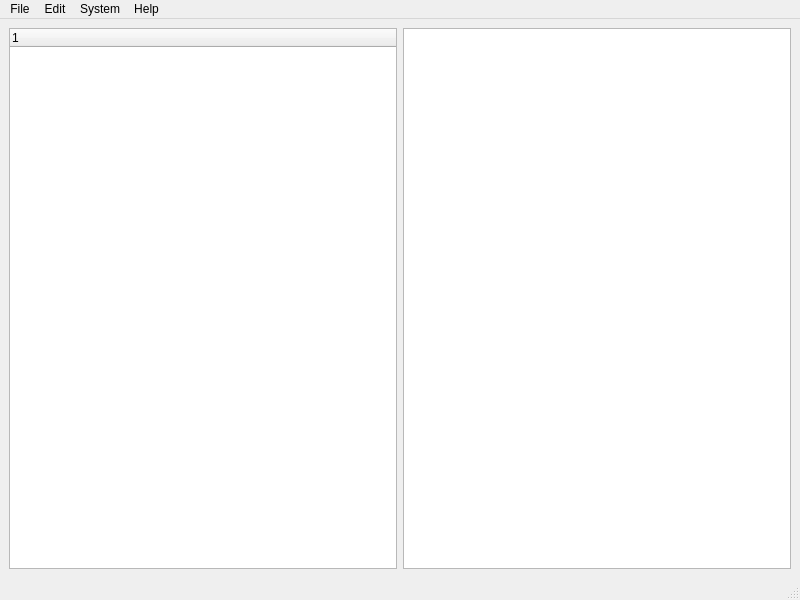
<?xml version="1.0" encoding="UTF-8"?>
<ui version="4.0">
 <class>GloxiniaConfigurator</class>
 <widget class="QMainWindow" name="GloxiniaConfigurator">
  <property name="geometry">
   <rect>
    <x>0</x>
    <y>0</y>
    <width>800</width>
    <height>600</height>
   </rect>
  </property>
  <property name="windowTitle">
   <string>GloxiniaConfigurator</string>
  </property>
  <widget class="QWidget" name="centralwidget">
   <layout class="QHBoxLayout" name="horizontalLayout">
    <item>
     <widget class="QTreeWidget" name="treeWidget">
      <column>
       <property name="text">
        <string notr="true">1</string>
       </property>
      </column>
     </widget>
    </item>
    <item>
     <widget class="QListView" name="listView"/>
    </item>
   </layout>
  </widget>
  <widget class="QMenuBar" name="menubar">
   <property name="geometry">
    <rect>
     <x>0</x>
     <y>0</y>
     <width>800</width>
     <height>22</height>
    </rect>
   </property>
   <widget class="QMenu" name="menuFile">
    <property name="title">
     <string>File</string>
    </property>
    <addaction name="actionOpen"/>
    <addaction name="actionSave"/>
    <addaction name="separator"/>
    <addaction name="actionExit"/>
   </widget>
   <widget class="QMenu" name="menuEdit">
    <property name="title">
     <string>Edit</string>
    </property>
    <addaction name="actionAdd_sensor"/>
    <addaction name="actionAdd_module"/>
    <addaction name="actionEdit_sensor"/>
    <addaction name="actionEdit_system"/>
   </widget>
   <widget class="QMenu" name="menuSystem">
    <property name="title">
     <string>System</string>
    </property>
    <widget class="QMenu" name="menuPort_selection">
     <property name="title">
      <string>Port selection</string>
     </property>
    </widget>
    <addaction name="actionConnect"/>
    <addaction name="actionUpdate"/>
    <addaction name="actionDisconnect"/>
    <addaction name="actionConfigure"/>
    <addaction name="menuPort_selection"/>
   </widget>
   <widget class="QMenu" name="menuHelp">
    <property name="title">
     <string>Help</string>
    </property>
   </widget>
   <addaction name="menuFile"/>
   <addaction name="menuEdit"/>
   <addaction name="menuSystem"/>
   <addaction name="menuHelp"/>
  </widget>
  <widget class="QStatusBar" name="statusbar"/>
  <action name="actionOpen">
   <property name="text">
    <string>Open</string>
   </property>
  </action>
  <action name="actionSave">
   <property name="text">
    <string>Save</string>
   </property>
  </action>
  <action name="actionExit">
   <property name="text">
    <string>Exit</string>
   </property>
  </action>
  <action name="actionAdd_sensor">
   <property name="text">
    <string>Add sensor</string>
   </property>
  </action>
  <action name="actionAdd_module">
   <property name="text">
    <string>Add module</string>
   </property>
  </action>
  <action name="actionEdit_sensor">
   <property name="text">
    <string>Edit sensor</string>
   </property>
  </action>
  <action name="actionEdit_system">
   <property name="text">
    <string>Edit system</string>
   </property>
  </action>
  <action name="actionUpdate">
   <property name="text">
    <string>Update</string>
   </property>
  </action>
  <action name="actionConnect">
   <property name="text">
    <string>Connect</string>
   </property>
  </action>
  <action name="actionDisconnect">
   <property name="text">
    <string>Disconnect</string>
   </property>
  </action>
  <action name="actionConfigure">
   <property name="text">
    <string>Configure</string>
   </property>
  </action>
 </widget>
 <resources/>
 <connections/>
</ui>
